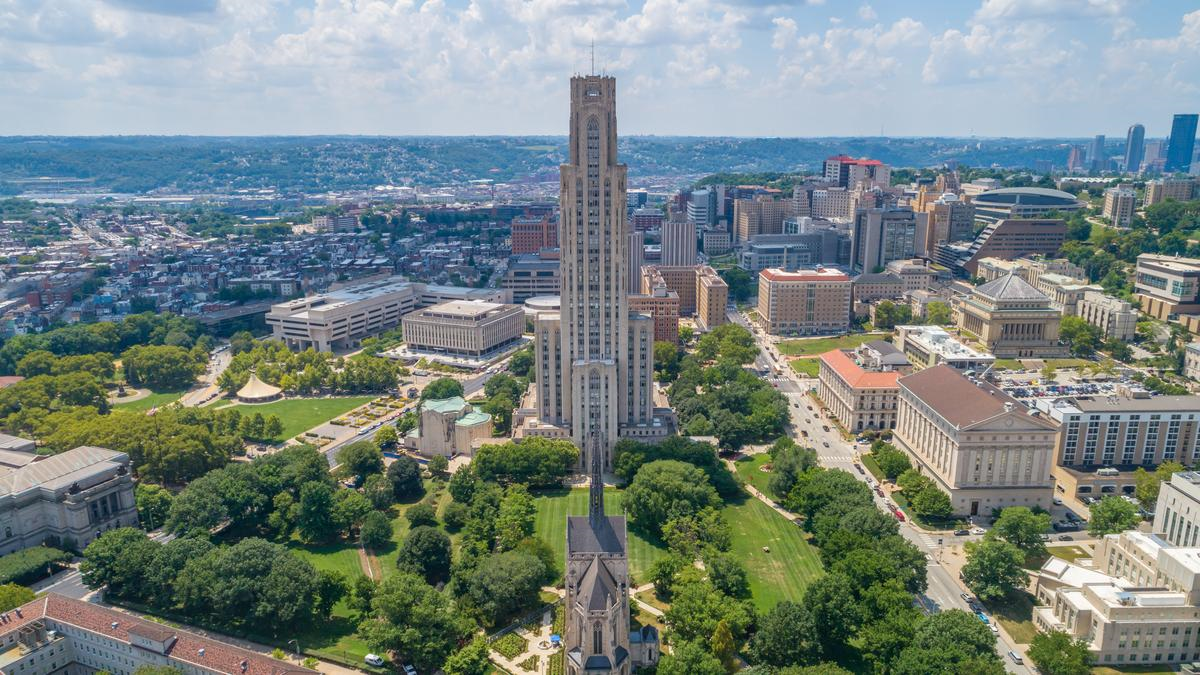
#> input picture Lab-ModuleA2/original.png, 1200 x 675 px; the run also reads 1 picture not shown here
$ jupyter execute 'steganography - answer.ipynb'
#> lines starting #> are read from the running program, lines starting #| are printed output that depends on the picture
[cell 1]
# Importing Modules

import cv2
from tqdm import tqdm
import numpy as np
import matplotlib
import matplotlib.pyplot as plt
import seaborn as sns
sns.set(rc={'figure.figsize':(11.7,8.27)})

# PIL module is used to extract
# pixels of image and modify it
from PIL import Image

### Exploration

We provide two figures, one is `original.png`, another is `stego.png`.

Can you distinguish the difference between them?

[cell 2]
plt.imshow(plt.imread('original.png'))
plt.show()
plt.imshow(plt.imread('stego.png'))
plt.show()

It is hard to distingush the difference between the above two figures, but we have hidden secrete messages in the second figure `stego.png`.
How can we extract the message from the figure?

In the next few cells, we wll gradually show the steps of decoding the message from the figures.

### Decode

We first take few pixels from the figure and represent them as numbers

[cell 3]
img_file = "original.png"
image = Image.open(img_file, 'r')
image_data = list(image.getdata())
#> image_data = 810000 items

print(image.format, image.size, image.mode)
#| PNG (1200, 675) RGBA
# print the first three pixels' value
print(image_data[:3])
#| [(192, 209, 219, 255), (192, 209, 219, 255), (194, 208, 219, 255)]
# print the `Red` binary value of the first pixel
print("{0:b}".format(image_data[0][0]))
#| 11000000

As you can see above, the pixels are represented as values and each pixel has three values `R,G,B` or four values `R,G,B,A`, each contains 8 bits (`0` or `1`) information

If we just change the least significant bit of the color value of a pixel, it is hard for a human to identify the difference

[cell 4]
fig = plt.figure()
ax = fig.add_subplot(111)
color1 = "#c0d1db"
color2 = "#c1d1db"
rect1 = matplotlib.patches.Rectangle((-300,-200), 250, 400, color=color1)
rect2 = matplotlib.patches.Rectangle((50, -200), 250, 400, color=color2)
ax.add_patch(rect1)
ax.add_patch(rect2)
plt.xlim([-400, 400])
plt.ylim([-400, 400])
plt.show()
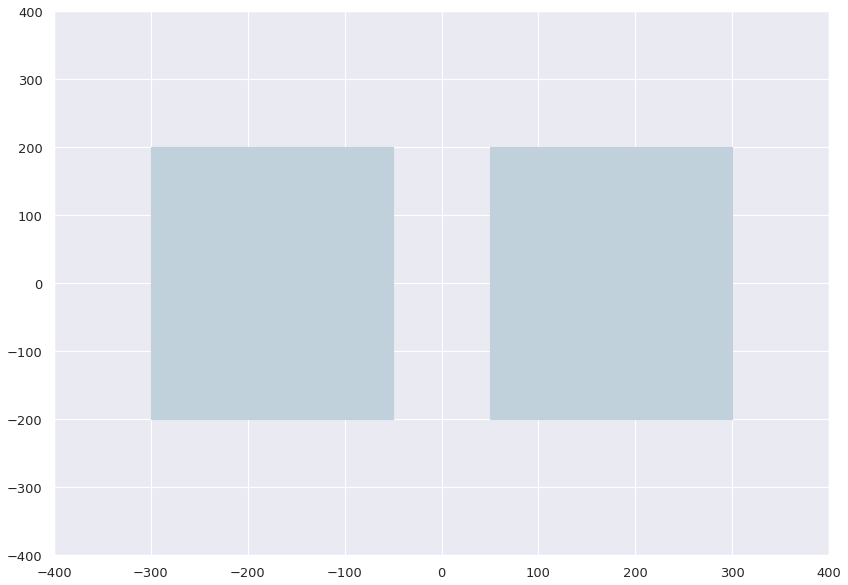
#> figure drawn by matplotlib, 1 panel

The above two rectangles show two colors that only different in there `Red` value, which are `192` and `193` respectively.

It is hard to distinguish the difference between the two colors from the representation.

Based on the above observation, we can insert message into the picture by modifying the least significant value for each color value of each pixel.

Similarly, we can reverse the process to extract the message from the figure

[cell 5]
def decode(img_file):
#> called with img_file = 'stego.png'
    image = Image.open(img_file, 'r')

    data = ''
    imgdata = iter(image.getdata())

    while (True):
        pixels = [value for value in imgdata.__next__()[:3] +
                                imgdata.__next__()[:3] +
                                imgdata.__next__()[:3]]

        # string of binary data
        binstr = ''

        for i in pixels[:8]:
            if (i % 2 == 0):
                binstr += '0'
            else:
                binstr += '1'

        data += chr(int(binstr, 2))
        if (pixels[-1] % 2 != 0):
            return data
#> this loop made 13 passes
#> pixels on passes 1 to 12: [192, 209, 218, 192, 209, 218, 194, 208, 218], [194, 209, 219, 196, 210, 220, 196, 211, 222], [200, 211, 223, 200, 211, 224, 208, 219, 232], [212, 223, 235, 216, 227, 239, 214, 224, 236], [208, 218, 229, 202, 212, 224, 198, 206, 220], [194, 207, 221, 191, 208, 227, 186, 208, 228], [184, 205, 227, 182, 203, 225, 179, 201, 222], [178, 200, 221, 174, 198, 220, 172, 198, 220], [172, 197, 220, 173, 198, 220, 172, 198, 220], [170, 197, 219, 170, 197, 220, 170, 195, 218], [170, 195, 221, 169, 196, 221, 172, 198, 228], [170, 199, 227, 173, 200, 229, 172, 200, 226]
#> after the loop, data = 'Hail to Pitt!'

[cell 6]
img_file = "stego.png"
data = decode(img_file)
print(data)

### Encode
In this section, we will provde the process to encode some messages in the picture.

To encode the messages into the picture, we need the steps:
 1. encode the message as binary
 2. insert the message into the picture by modifying each pixel

[cell 7]
def genData(data):

        # list of binary codes
        # of given data
#> called with data = 'Hail to Pitt!'
        newd = []

        for i in data:
            newd.append(format(ord(i), '08b'))
        return newd

[cell 8]
data = "Hail to Pitt!"
b_data = genData(data)
print(len(b_data), b_data)

The functions below process the encoding of the above binary data into the picture

[cell 9]
# Pixels are modified according to the 8-bit binary data and finally returned
def modPix(pix, data):

    datalist = genData(data)
    lendata = len(datalist)
    imdata = iter(pix)

    for i in range(lendata):

        # Extracting 3 pixels at a time
        pix = [value for value in imdata.__next__()[:3] +
                                imdata.__next__()[:3] +
                                imdata.__next__()[:3]]

        # Pixel value should be made
        # odd for 1 and even for 0
        for j in range(0, 8):
            if (datalist[i][j] == '0' and pix[j]% 2 != 0):
                pix[j] -= 1

            elif (datalist[i][j] == '1' and pix[j] % 2 == 0):
                if(pix[j] != 0):
                    pix[j] -= 1
                else:
                    pix[j] += 1
                # pix[j] -= 1

        # Eighth pixel of every set tells
        # whether to stop ot read further.
        # 0 means keep reading; 1 means thec
        # message is over.
        if (i == lendata - 1):
            if (pix[-1] % 2 == 0):
                if(pix[-1] != 0):
                    pix[-1] -= 1
                else:
                    pix[-1] += 1

        else:
            if (pix[-1] % 2 != 0):
                pix[-1] -= 1

        pix = tuple(pix)
        yield pix[0:3]
        yield pix[3:6]
        yield pix[6:9]

def encode_enc(newimg, data):
#> called with data = 'Hail to Pitt!'
    w = newimg.size[0]
#> w = 1200
    (x, y) = (0, 0)

    for pixel in modPix(newimg.getdata(), data):

        # Putting modified pixels in the new image
        newimg.putpixel((x, y), pixel)
        if (x == w - 1):
            x = 0
            y += 1
        else:
            x += 1
#> this loop made 39 passes
#> pixel on passes 1 to 12: (192, 209, 218), (192, 209, 218), (194, 208, 218), (194, 209, 219), (196, 210, 220), (196, 211, 222), (200, 211, 223), (200, 211, 224), (208, 219, 232), (212, 223, 235), (216, 227, 239), (214, 224, 236)
#> after the loop, x = 39; y = 0

# Encode data into image
def encode(input_img, data, output_img):
    image = Image.open(input_img, 'r')

    if (len(data) == 0):
        raise ValueError('Data is empty')

    newimg = image.copy()
    encode_enc(newimg, data)

    newimg.save(output_img, str(output_img.split(".")[1].upper()))

[cell 10]
data = "Hail to Pitt!"
input_img = "original.png"
output_img = "hidden.png"
encode(input_img, data, output_img)

plt.imshow(plt.imread(input_img))
plt.show()
plt.imshow(plt.imread(output_img))
plt.show()

secret = decode(output_img)
#> the loop in decode, `while (True):` made 13 passes
